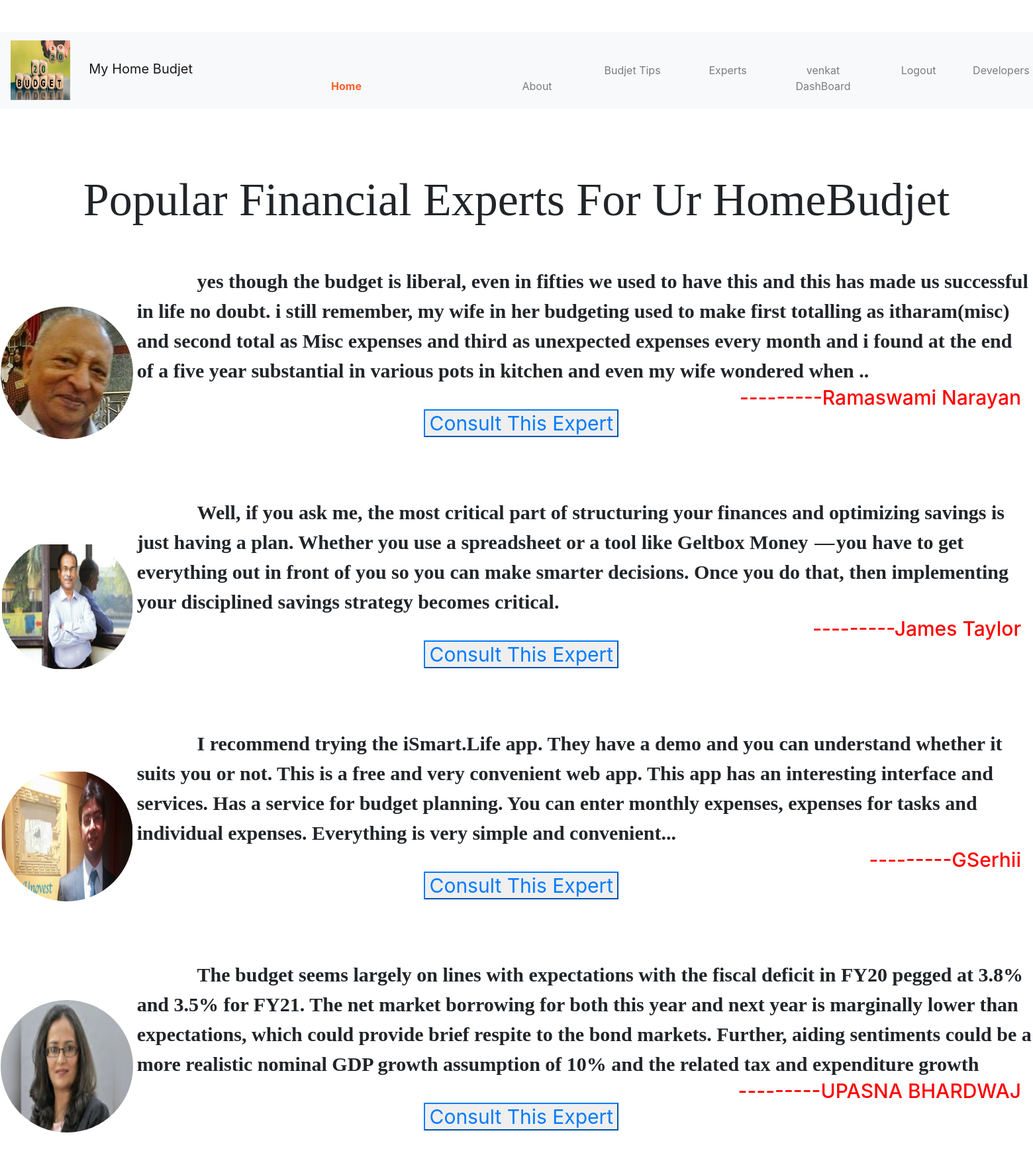
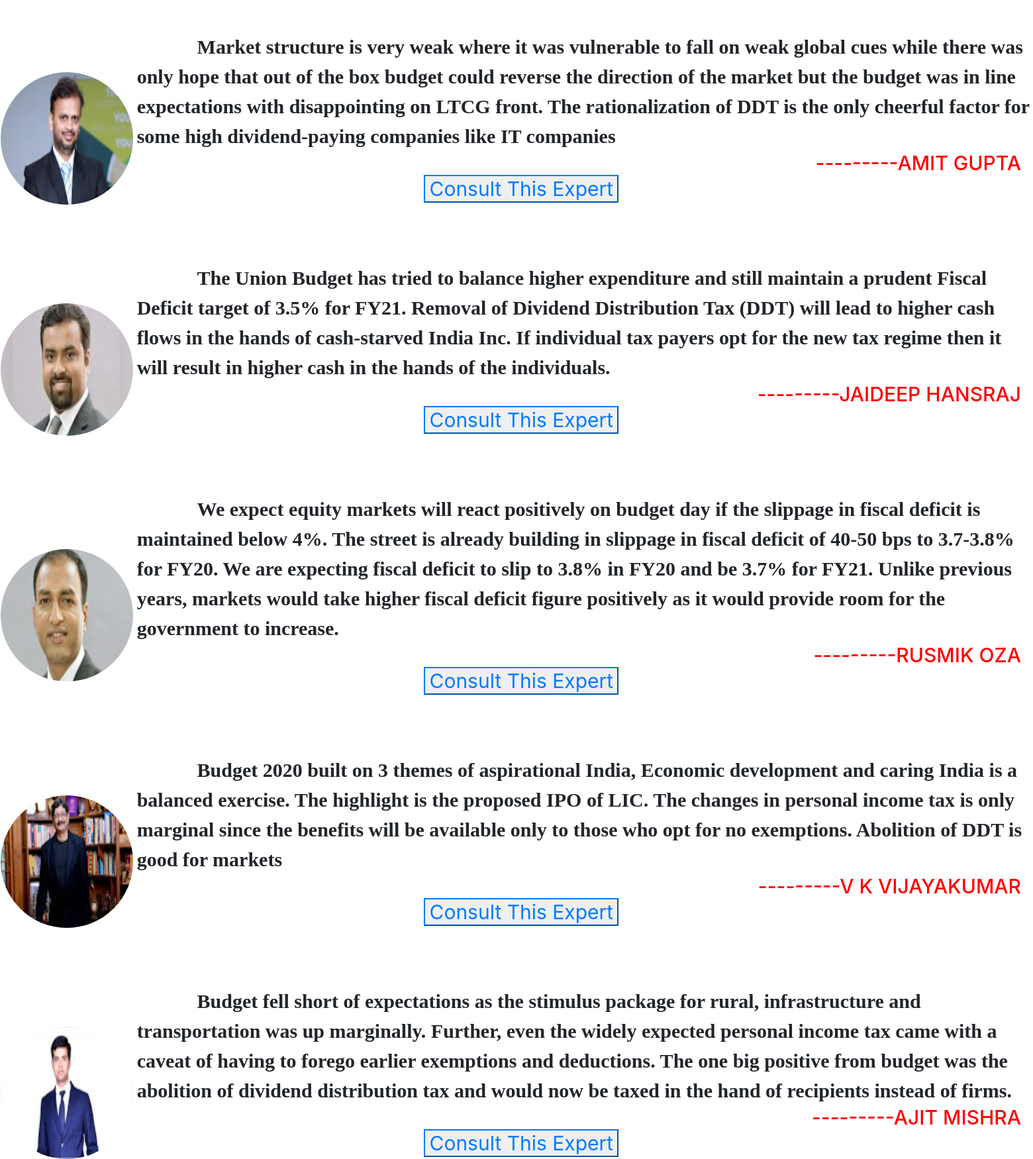
The app's page /expert_consultants/ (signed in, upper part) with its own data (2 pictures, top to bottom).
### budjetapp/models.py (models this page shows, shortened)
class Expert(models.Model):
    name=models.CharField(max_length=50,null=True)
    exp_image=models.FileField(null=True,upload_to='experts/')
    description=models.CharField(max_length=1000,null=True)

### budjetapp/views.py (the view)
# urls.py: path('expert_consultants/',views.expert_consultants,name='expert_consultants'),
@login_required(login_url='login_signup')
def expert_consultants(request):
    return render(request,'expert_consultants.html',{'experts':Expert.objects.all()})

### templates/expert_consultants.html (shortened to what this page needs)
{% load static %}
<!doctype html>
<html lang="en">
  <head>
    <link rel="stylesheet" href="https://cdn.jsdelivr.net/npm/bootstrap@4.5.3/dist/css/bootstrap.min.css">
  </head>
  <body  >
  <br><br>
  <div align="center">
      {% include 'navs.html' %}
  </div>
  <br><br>
   <br> <br>
      <h1  align="center" style="font-family: 'Agency FB';font-size: 70px">
      Popular Financial Experts For Ur HomeBudjet
  </h1>
   <br> <br>
              <table align="center">
                  {% for experts in experts %}
    <tr>
    <th>
        <img src="{{ experts.exp_image.url }}" width="200"  style="border-radius: 6.0cm " height="200" >&nbsp;&nbsp;&nbsp;&nbsp;&nbsp;
    </th>
        <th>
            <table align="center">
                            <tr>
                                  <th>
                                      <span style="font-family: 'French Script MT';font-size: 30px" >{{ experts.description }}</span><br>
                                      <h6 align="right" style="font-size: 30px;color: red" >---------{{ experts.name }}&nbsp;&nbsp;<form action="{% url 'cons_expert' %}" method="post" enctype="multipart/form-data">{% csrf_token %}
                                          <button type="submit" class="btn-outline-primary">Consult This Expert</button></form> </h6>
                                      <pre>
                                      </pre>
                    </th>
                </tr>
            </table>
        </th>
</tr>
              {% endfor %}</table>
  </body>
</html>

### templates/navs.html (shortened to what this page needs)
{% load static %}
<!doctype html>
<html lang="en">
  <head>
    <link rel="stylesheet" href="https://cdn.jsdelivr.net/npm/bootstrap@4.5.3/dist/css/bootstrap.min.css">
  </head>
  <body  >
  <div class="c">
<nav class="navbar navbar-expand-lg navbar-light bg-light" >
          <a class="navbar-brand" href="#"><img src="{% static 'budjet 5.jpg' %}" width="90px" height="90px">&nbsp;&nbsp;&nbsp;&nbsp; My Home Budjet </a>
  <div class="collapse navbar-collapse"  class="c" id="navbarSupportedContent">
    <ul class="navbar-nav mr-auto">
      <li class="nav-item active">
          <a class="nav-link" href="{% url 'home' %}"><b style="color: #ff5f2a" >Home</b> </a>
      </li>
   <li class="nav-item">
     <a class="nav-link" href="{% url 'about' %}" tabindex="-1" >About</a>
      </li>
{% if request.user.is_authenticated %}
     <li class="nav-item">
     <a class="nav-link" href="{% url 'experts' %}" tabindex="-1" >Budjet Tips </a>
      </li>
     <li class="nav-item">
     <a class="nav-link" href="{% url 'expert_consultants' %}" tabindex="-1" >Experts </a>
      </li>
                  <li class="nav-item">
       <a class="nav-link" href="{% url 'user_dashboard' %}" tabindex="-1" >{{ request.user.username }}
        <br>
        DashBoard
        </a>
      </li>
                 <li class="nav-item">
       <a class="nav-link" href="{% url 'logout' %}" tabindex="-1" >Logout</a>
      </li>
        {% endif %}
     <li class="nav-item">
     <a class="nav-link" href="" tabindex="-1" >Developers Blog</a>
      </li>
    </ul>
  </div>
</nav>
  </div>
  </body>
</html>

### records on screen
Expert: exp_image (picture), description "yes though the budget is liberal, even in fifties we used to have this and this has made us successful in life no doubt. i still remember, my wife in her budgeting used to make first totalling as itharam(misc) and second total as Misc expenses and third as unexpected expenses every month and i found at the end of a five year substantial in various pots in kitchen and even my wife wondered when ..", name "Ramaswami Narayan"
Expert: exp_image (picture), description "Well, if you ask me, the most critical part of structuring your finances and optimizing savings is just having a plan. Whether you use a spreadsheet or a tool like Geltbox Money — you have to get everything out in front of you so you can make smarter decisions. Once you do that, then implementing your disciplined savings strategy becomes critical.", name "James Taylor"
Expert: exp_image (picture), description "I recommend trying the iSmart.Life app. They have a demo and you can understand whether it suits you or not. This is a free and very convenient web app. This app has an interesting interface and services. Has a service for budget planning. You can enter monthly expenses, expenses for tasks and individual expenses. Everything is very simple and convenient...", name "GSerhii"
Expert: exp_image (picture), description "The budget seems largely on lines with expectations with the fiscal deficit in FY20 pegged at 3.8% and 3.5% for FY21. The net market borrowing for both this year and next year is marginally lower than expectations, which could provide brief respite to the bond markets. Further, aiding sentiments could be a more realistic nominal GDP growth assumption of 10% and the related tax and expenditure growth", name "UPASNA BHARDWAJ"
Expert: exp_image (picture), description "Market structure is very weak where it was vulnerable to fall on weak global cues while there was only hope that out of the box budget could reverse the direction of the market but the budget was in line expectations with disappointing on LTCG front. The rationalization of DDT is the only cheerful factor for some high dividend-paying companies like IT companies", name "AMIT GUPTA"
Expert: exp_image (picture), description "The Union Budget has tried to balance higher expenditure and still maintain a prudent Fiscal Deficit target of 3.5% for FY21. Removal of Dividend Distribution Tax (DDT) will lead to higher cash flows in the hands of cash-starved India Inc. If individual tax payers opt for the new tax regime then it will result in higher cash in the hands of the individuals.", name "JAIDEEP HANSRAJ"
Expert: exp_image (picture), description "We expect equity markets will react positively on budget day if the slippage in fiscal deficit is maintained below 4%. The street is already building in slippage in fiscal deficit of 40-50 bps to 3.7-3.8% for FY20. We are expecting fiscal deficit to slip to 3.8% in FY20 and be 3.7% for FY21. Unlike previous years, markets would take higher fiscal deficit figure positively as it would provide room for the government to increase.", name "RUSMIK OZA"
Expert: exp_image (picture), description "Budget 2020 built on 3 themes of aspirational India, Economic development and caring India is a balanced exercise. The highlight is the proposed IPO of LIC. The changes in personal income tax is only marginal since the benefits will be available only to those who opt for no exemptions. Abolition of DDT is good for markets", name "V K VIJAYAKUMAR"
Expert: exp_image (picture), description "Budget fell short of expectations as the stimulus package for rural, infrastructure and transportation was up marginally. Further, even the widely expected personal income tax came with a caveat of having to forego earlier exemptions and deductions. The one big positive from budget was the abolition of dividend distribution tax and would now be taxed in the hand of recipients instead of firms.", name "AJIT MISHRA"

### other values on screen
{{ request.user.username }} "venkat"
